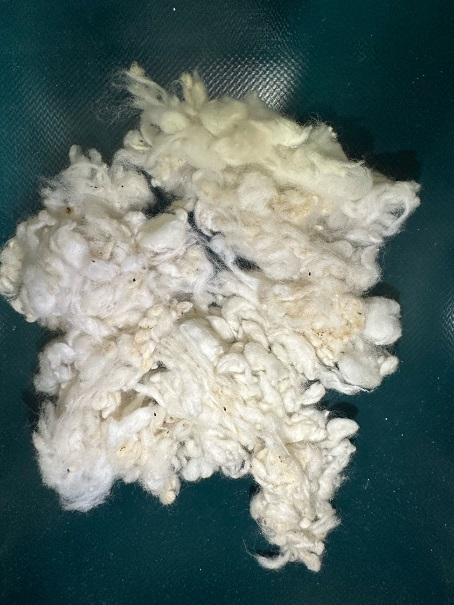
#> input picture konnbea3.jpeg, 454 x 605 px
$ jupyter execute 'waku bunnkatu.ipynb'
#> lines starting #> are read from the running program, lines starting #| are printed output that depends on the picture; after the words box and inside, x2 and y2 are one past the last pixel; in counts of white or black regions, pixels touching at a corner belong together
[cell 1]
import cv2
import numpy as np
from pathlib import Path

# 画像の読み込み
image = cv2.imread("konnbea3.jpeg")
#> image is the input picture: shape (605, 454, 3); mean B, G, R 110.4, 115.6, 100.3
cv2.imshow("image", image)
# HSV色空間に変換
hsv = cv2.cvtColor(image, cv2.COLOR_BGR2HSV)
#> hsv: shape (605, 454, 3); mean H, S, V 61.9, 108.9, 119.7

# 黒色の範囲を定義
lower_black = np.array([0, 0, 0])
upper_black = np.array([180, 255, 120])

# 黒色領域のマスクを作成
mask = cv2.inRange(hsv, lower_black, upper_black)
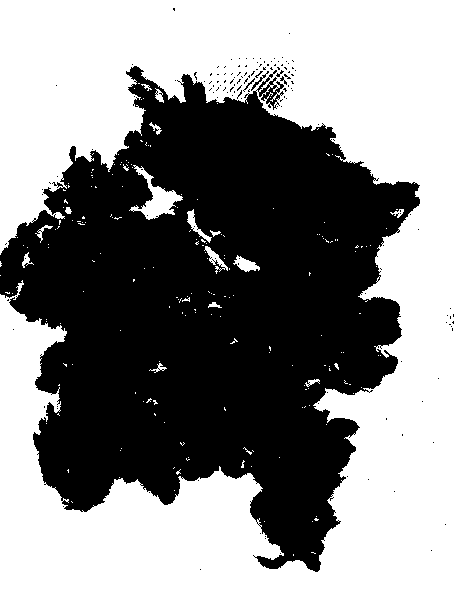
#> mask: shape (605, 454); 53.8% white; 146 black regions (141 under 20 px)
cv2.imshow("mask", mask)
# 輪郭を検出
contours, _ = cv2.findContours(mask, cv2.RETR_EXTERNAL, cv2.CHAIN_APPROX_SIMPLE)
#> contours = 198 contours, 183 with area under 20; largest, box (x1, y1, x2, y2) and area: (0, 0, 454, 605) 143765, (129, 165, 183, 220) 862, (233, 255, 260, 272) 197, (187, 209, 212, 243) 164, (204, 246, 228, 274) 155

# 小さい領域の個数をカウント
count = 0  # 1mm未満の領域の個数
for contour in contours:
    # 面積を計算
    area = cv2.contourArea(contour)

    # 面積が1mm未満の場合はカウントし、領域を囲む四角形を描画
    if 0.8 <= area < 1000:
        count += 1
        x, y, w, h = cv2.boundingRect(contour)
        cv2.rectangle(image, (x, y), (x + 10, y + 10), (0, 255, 0), 2)
#> this loop made 198 passes
#> (area, x, y, w, h) on passes 44, 51, 74, 102, 106, 112, 133, 138, 150, 152, 155, 172: (37.5, 305, 379, 15, 8), (33, 149, 363, 18, 10), (27.5, 208, 302, 14, 6), (197, 233, 255, 27, 17), (46, 22, 252, 12, 16), (155, 204, 246, 24, 28), (20.5, 210, 230, 11, 7), (47.5, 35, 225, 18, 18), (37.5, 390, 209, 14, 9), (164.5, 187, 209, 25, 34), (25, 65, 207, 7, 7), (862, 129, 165, 54, 55)
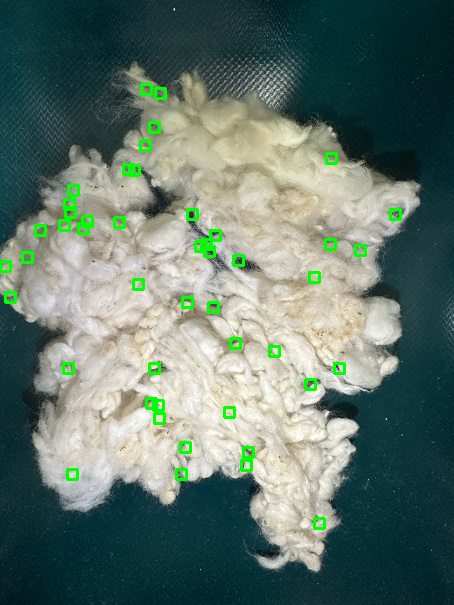
#> image: shape (605, 454, 3); 1.92% of pixels changed, all inside (x1, y1, x2, y2) = (0, 83, 402, 530)
#> after the loop, count = 47

# 結果の表示
cv2.putText(image, "Count: " + str(count), (10, 30), cv2.FONT_HERSHEY_SIMPLEX, 1, (0, 0, 255), 2)
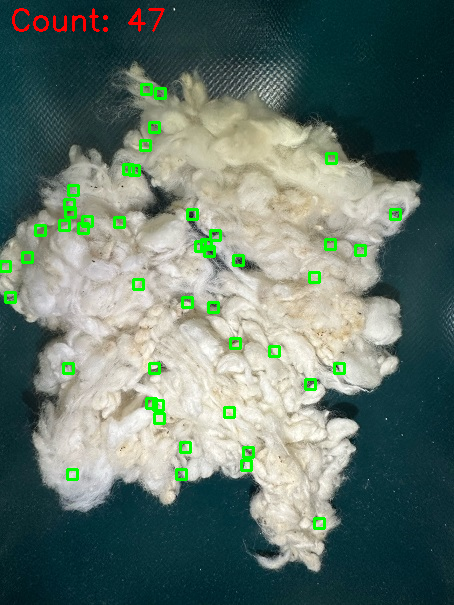
#> image: shape (605, 454, 3); 0.33% of pixels changed, all inside (x1, y1, x2, y2) = (12, 8, 165, 32)
cv2.imshow("Result", image)


# 画像を二分割
rows = 1  # 行数
cols = 2  # 列数
chunks = []
for row_img in np.array_split(image, rows, axis=0):
    for chunk in np.array_split(row_img, cols, axis=1):
        chunks.append(chunk)
#> this loop made 1 pass
#> after the loop, chunks = 2 items

# 分割した画像を保存
output_dir = Path("output")
output_dir.mkdir(exist_ok=True)
for i, chunk in enumerate(chunks):
    save_path = output_dir / f"chunk_{i:02d}.png"
    cv2.imwrite(str(save_path), chunk)
#> this loop made 2 passes
#> pass 1, `cv2.imwrite(str(save_path), chunk)`:
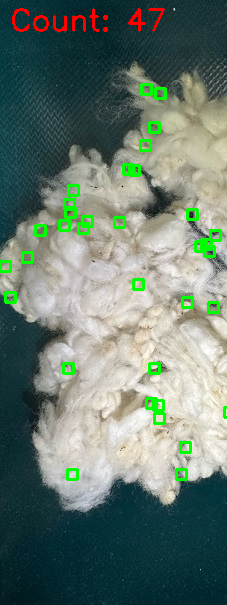
#> saved as chunk_00.png: shape (605, 227, 3); mean B, G, R 110.8, 122.1, 103.4
#> pass 2, `cv2.imwrite(str(save_path), chunk)`:
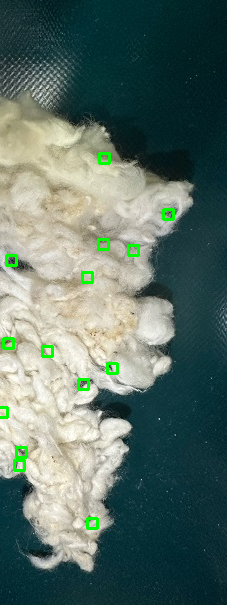
#> saved as chunk_01.png: shape (605, 227, 3); mean B, G, R 104, 112.5, 92.5

# 保存した画像を表示
for i, chunk in enumerate(chunks):
    cv2.imshow(f"Chunk {i}", chunk)
    cv2.waitKey(0)

cv2.destroyAllWindows()

$ run again, with konnbea4.jpeg copied over konnbea3.jpeg
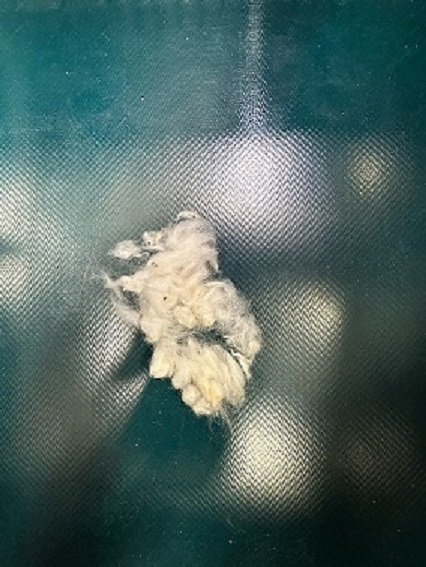
#> input picture konnbea4.jpeg, 426 x 567 px
#> image is the input picture: shape (567, 426, 3); mean B, G, R 99.9, 103.8, 81.2
#> hsv: shape (567, 426, 3); mean H, S, V 76.4, 90.6, 106.5
#> `mask = cv2.inRange(hsv, lower_black, upper_black)`:
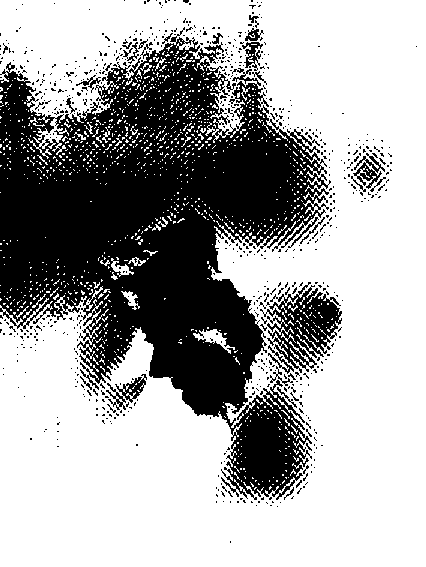
#> mask: shape (567, 426); 65.3% white; 720 black regions (693 under 20 px)
#> contours = 1115 contours, 1107 with area under 20; largest, box (x1, y1, x2, y2) and area: (0, 0, 426, 567) 158616, (193, 329, 235, 354) 280, (111, 258, 134, 277) 128, (121, 291, 140, 310) 108, (128, 257, 146, 266) 62, (140, 63, 152, 75) 21, (158, 217, 168, 227) 20, (307, 177, 321, 185) 20
#> the loop `for contour in contours:` made 1115 passes
#> (area, x, y, w, h) on pass 128: (280, 193, 329, 42, 25)
#> after the loop `for contour in contours:`: count = 391
#> the loop `for row_img in np.array_split(image, rows, axis=0):` made 1 pass
#> after the loop `for row_img in np.array_split(image, rows, axis=0):`: chunks = 2 items
#> the loop `for i, chunk in enumerate(chunks):` made 2 passes
#> pass 2, `cv2.imwrite(str(save_path), chunk)`:
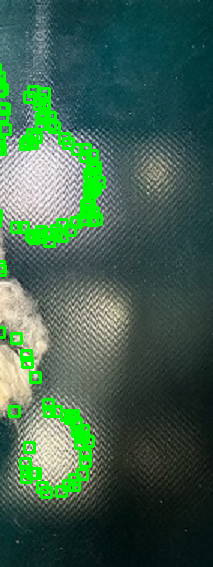
#> saved as chunk_01.png: shape (567, 213, 3); mean B, G, R 77.9, 97.7, 62.5
